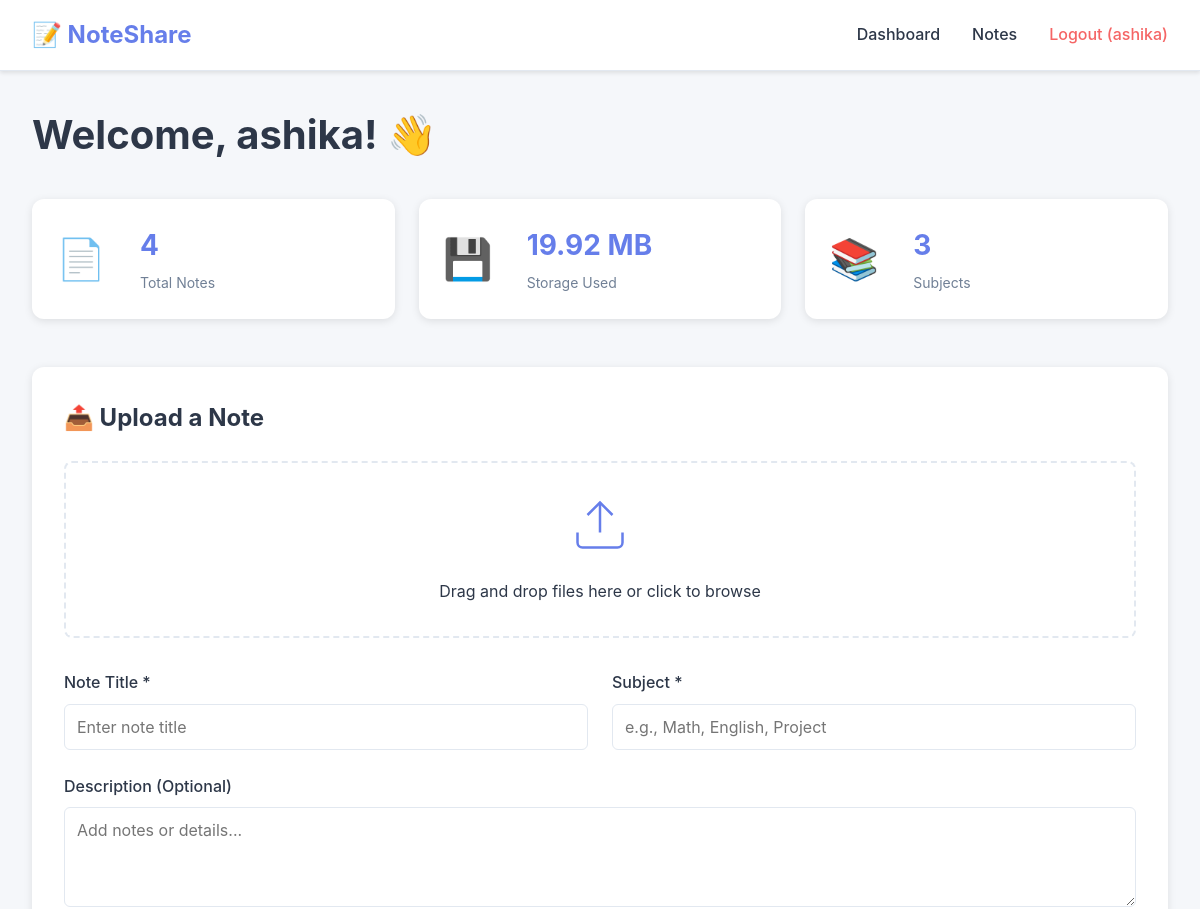
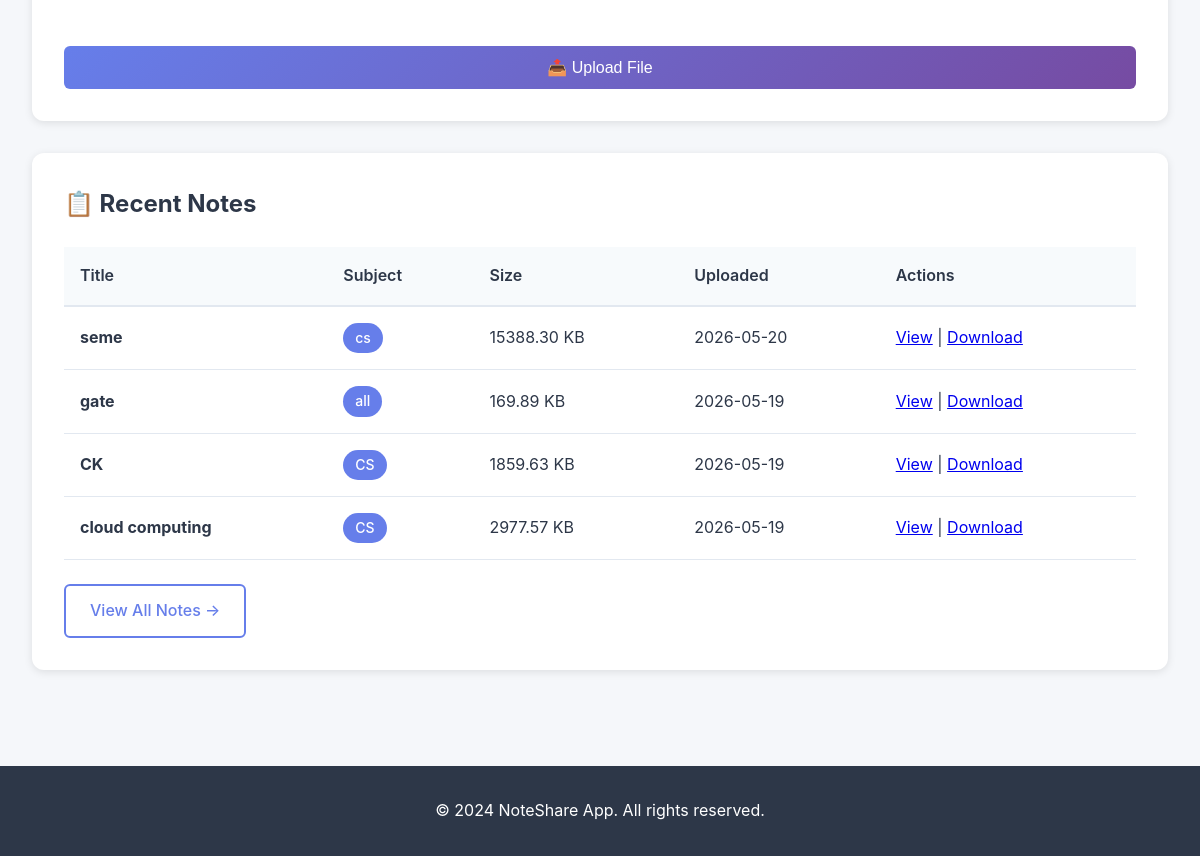
The app's page /dashboard (signed in) with its own data (2 pictures, top to bottom).
### tables this page shows
CREATE TABLE notes (
            id INTEGER PRIMARY KEY AUTOINCREMENT,
            user_id INTEGER NOT NULL,
            title TEXT NOT NULL,
            subject TEXT NOT NULL,
            description TEXT,
            filename TEXT,
            file_path TEXT,
            file_size INTEGER,
            uploaded_at TIMESTAMP DEFAULT CURRENT_TIMESTAMP,
            FOREIGN KEY (user_id) REFERENCES users(id) ON DELETE CASCADE
        );

### app.py (the view)
@app.route('/dashboard')
@login_required
def dashboard():
    user_id = session['user_id']
    conn = get_db_connection()
    cursor = conn.cursor()
    cursor.execute('SELECT COUNT(*) as total FROM notes WHERE user_id = ?', (user_id,))
    total_notes = cursor.fetchone()['total']
    cursor.execute('SELECT SUM(file_size) as total_size FROM notes WHERE user_id = ?', (user_id,))
    total_size = cursor.fetchone()['total_size'] or 0
    cursor.execute('SELECT COUNT(DISTINCT subject) as total FROM notes WHERE user_id = ?', (user_id,))
    total_subjects = cursor.fetchone()['total']
    cursor.execute('''
        SELECT id, title, subject, uploaded_at, file_size
        FROM notes
        WHERE user_id = ?
        ORDER BY uploaded_at DESC
        LIMIT 5
    ''', (user_id,))
    recent_notes = cursor.fetchall()
    conn.close()
    stats = {
        'total_notes': total_notes,
        'total_size': f"{total_size / (1024*1024):.2f}" if total_size > 0 else "0",
        'total_subjects': total_subjects
    }
    return render_template('dashboard.html', stats=stats, recent_notes=recent_notes)

### app.py (called while the page is built)
def get_db_connection():
    conn = sqlite3.connect('notes.db')
    conn.row_factory = sqlite3.Row
    return conn

def login_required(f):
    @wraps(f)
    def decorated_function(*args, **kwargs):
        if 'user_id' not in session:
            return redirect(url_for('login'))
        return f(*args, **kwargs)
    return decorated_function

### templates/dashboard.html (shortened to what this page needs)
{% extends "base.html" %}
{% block content %}
<div class="container">
    <section class="dashboard">
        <h1>Welcome, {{ session.username }}! 👋</h1>
        <div class="stats-grid">
            <div class="stat-card">
                <div class="stat-icon">📄</div>
                <div class="stat-info">
                    <h3 id="statNotes">{{ stats.total_notes }}</h3>
                    <p>Total Notes</p>
                </div>
            </div>
            <div class="stat-card">
                <div class="stat-icon">💾</div>
                <div class="stat-info">
                    <h3 id="statSize">{{ stats.total_size }} MB</h3>
                    <p>Storage Used</p>
                </div>
            </div>
            <div class="stat-card">
                <div class="stat-icon">📚</div>
                <div class="stat-info">
                    <h3 id="statSubjects">{{ stats.total_subjects }}</h3>
                    <p>Subjects</p>
                </div>
            </div>
        </div>
        <div class="upload-section">
            <h2>📤 Upload a Note</h2>
            <form id="uploadForm">
                <div class="upload-area" id="uploadArea">
                    <svg class="upload-icon" viewBox="0 0 24 24" fill="none" stroke="currentColor">
                        <path d="M21 15v4a2 2 0 0 1-2 2H5a2 2 0 0 1-2-2v-4"></path>
                        <polyline points="17 8 12 3 7 8"></polyline>
                        <line x1="12" y1="3" x2="12" y2="15"></line>
                    </svg>
                    <p>Drag and drop files here or click to browse</p>
                </div>
                <div class="upload-form">
                    <div class="form-group">
                        <label for="title">Note Title *</label>
                        <input type="text" id="title" name="title" placeholder="Enter note title" required>
                    </div>
                    <div class="form-group">
                        <label for="subject">Subject *</label>
                        <input type="text" id="subject" name="subject" placeholder="e.g., Math, English, Project" required>
                    </div>
                    <div class="form-group" style="grid-column: 1 / -1;">
                        <label for="description">Description (Optional)</label>
                        <textarea id="description" name="description" placeholder="Add notes or details..."></textarea>
                    </div>
                    <button type="submit" class="btn btn-primary btn-block" id="uploadBtn">📤 Upload File</button>
                </div>
            </form>
        </div>
        {% if recent_notes %}
        <div class="recent-section">
            <h2>📋 Recent Notes</h2>
            <div class="notes-table">
                <table>
                    <thead>
                        <tr>
                            <th>Title</th>
                            <th>Subject</th>
                            <th>Size</th>
                            <th>Uploaded</th>
                            <th>Actions</th>
                        </tr>
                    </thead>
                    <tbody id="recentNotesBody">
                        {% for note in recent_notes %}
                        <tr>
                            <td><strong>{{ note.title }}</strong></td>
                            <td><span class="badge">{{ note.subject }}</span></td>
                            <td>{{ "%.2f"|format(note.file_size / 1024) }} KB</td>
                            <td>{{ note.uploaded_at[:10] }}</td>
                            <td>
                                <a href="{{ url_for('view_note', note_id=note.id) }}" class="btn-link">View</a> |
                                <a href="{{ url_for('download_note', note_id=note.id) }}" class="btn-link">Download</a>
                            </td>
                        </tr>
                        {% endfor %}
                    </tbody>
                </table>
            </div>
            <a href="{{ url_for('notes') }}" class="btn btn-outline">View All Notes →</a>
        </div>
        {% else %}
        <div class="empty-state" style="text-align: center; padding: 3rem; background: white; border-radius: 12px; margin-top: 2rem;">
            <p style="font-size: 1.125rem; color: #718096; margin-bottom: 1rem;">No notes yet. Upload your first note above! 📝</p>
        </div>
        {% endif %}
    </section>
</div>
{% endblock %}

### templates/base.html (shortened to what this page needs)
<!DOCTYPE html>
<html lang="en">
<head>
    <link rel="stylesheet" href="{{ url_for('static', filename='css/style.css') }}">
</head>
<body>
    {% if 'user_id' in session %}
    <nav class="navbar">
        <div class="container">
            <div class="navbar-brand">
                <a href="{{ url_for('dashboard') }}" class="logo">📝 NoteShare</a>
            </div>
            <ul class="navbar-menu">
                <li><a href="{{ url_for('dashboard') }}" class="nav-link">Dashboard</a></li>
                <li><a href="{{ url_for('notes') }}" class="nav-link">Notes</a></li>
                <li><a href="{{ url_for('logout') }}" class="nav-link logout">Logout ({{ session.username }})</a></li>
            </ul>
        </div>
    </nav>
    {% endif %}
    <main class="main-content">
        {% block content %}{% endblock %}
    </main>
    <footer class="footer">
        <p>&copy; 2024 NoteShare App. All rights reserved.</p>
    </footer>
</body>
</html>

### static/css/style.css (style rules this page uses)
* { margin: 0; padding: 0; box-sizing: border-box; }
:root { --primary: #667eea; --primary-dark: #5568d3; --secondary: #764ba2; --success: #48bb78; --danger: #f56565; --warning: #ed8936; --info: #4299e1; --light: #f7fafc; --dark: #2d3748; --border: #e2e8f0; --text: #2d3748; }
body { font-family: -apple-system, BlinkMacSystemFont, 'Segoe UI', Roboto, Oxygen, Ubuntu, Cantarell, sans-serif; background-color: #f5f7fa; color: var(--text); line-height: 1.6; }
.navbar { background: white; border-bottom: 1px solid var(--border); padding: 1rem 0; box-shadow: 0 2px 4px rgba(0, 0, 0, 0.1); position: sticky; top: 0; z-index: 100; }
.navbar .container { display: flex; justify-content: space-between; align-items: center; max-width: 1200px; margin: 0 auto; padding: 0 2rem; }
.navbar-brand { font-size: 1.5rem; font-weight: bold; }
.logo { color: var(--primary); text-decoration: none; transition: color 0.3s; }
.navbar-menu { list-style: none; display: flex; gap: 2rem; align-items: center; }
.nav-link { color: var(--text); text-decoration: none; transition: color 0.3s; font-weight: 500; }
.nav-link.logout { color: var(--danger); }
.container { max-width: 1200px; margin: 0 auto; padding: 2rem; }
.main-content { min-height: calc(100vh - 200px); }
.btn { display: inline-block; padding: 0.75rem 1.5rem; border: none; border-radius: 6px; font-size: 1rem; font-weight: 500; cursor: pointer; transition: all 0.3s ease; text-decoration: none; text-align: center; }
.btn-primary { background: linear-gradient(135deg, var(--primary), var(--secondary)); color: white; }
.btn-outline { background-color: transparent; color: var(--primary); border: 2px solid var(--primary); }
.btn-block { width: 100%; }
.form-group { margin-bottom: 1.5rem; }
.form-group label { display: block; margin-bottom: 0.5rem; font-weight: 500; color: var(--text); }
.form-group input, .form-group textarea, .form-group select { width: 100%; padding: 0.75rem; border: 1px solid var(--border); border-radius: 6px; font-size: 1rem; font-family: inherit; transition: border-color 0.3s; }
.form-group textarea { resize: vertical; min-height: 100px; }
.badge { display: inline-block; padding: 0.25rem 0.75rem; background-color: var(--primary); color: white; border-radius: 20px; font-size: 0.875rem; font-weight: 500; }
.dashboard h1 { font-size: 2.5rem; margin-bottom: 2rem; color: var(--dark); }
.stats-grid { display: grid; grid-template-columns: repeat(auto-fit, minmax(200px, 1fr)); gap: 1.5rem; margin-bottom: 3rem; }
.stat-card { background: white; padding: 1.5rem; border-radius: 12px; box-shadow: 0 2px 8px rgba(0, 0, 0, 0.1); display: flex; align-items: center; gap: 1.5rem; transition: transform 0.3s; }
.stat-icon { font-size: 2.5rem; min-width: 60px; }
.stat-info h3 { font-size: 1.75rem; margin-bottom: 0.25rem; color: var(--primary); }
.stat-info p { color: #718096; font-size: 0.875rem; }
.upload-section { background: white; padding: 2rem; border-radius: 12px; margin-bottom: 2rem; box-shadow: 0 2px 8px rgba(0, 0, 0, 0.1); }
.upload-section h2 { margin-bottom: 1.5rem; color: var(--dark); }
.upload-area { border: 2px dashed var(--border); border-radius: 8px; padding: 2rem; text-align: center; cursor: pointer; transition: all 0.3s; margin-bottom: 2rem; }
.upload-icon { width: 60px; height: 60px; color: var(--primary); margin-bottom: 1rem; }
.upload-form { display: grid; grid-template-columns: 1fr 1fr; gap: 1.5rem; }
.upload-form .form-group { margin-bottom: 0; }
.upload-form textarea { grid-column: 1 / -1; }
.upload-form button { grid-column: 1 / -1; margin-top: 1rem; }
.recent-section { background: white; padding: 2rem; border-radius: 12px; box-shadow: 0 2px 8px rgba(0, 0, 0, 0.1); }
.recent-section h2 { margin-bottom: 1.5rem; color: var(--dark); }
.notes-table { overflow-x: auto; margin-bottom: 1.5rem; }
.notes-table table { width: 100%; border-collapse: collapse; }
.notes-table th { background-color: var(--light); padding: 1rem; text-align: left; font-weight: 600; color: var(--text); border-bottom: 2px solid var(--border); }
.notes-table td { padding: 1rem; border-bottom: 1px solid var(--border); }
.footer { background-color: var(--dark); color: white; text-align: center; padding: 2rem; margin-top: 4rem; }

### records on screen
notes: title "seme", subject "cs", note.file_size/1024 "15388.30", uploaded_at "2026-05-20"
notes: title "gate", subject "all", note.file_size/1024 "169.89", uploaded_at "2026-05-19"
notes: title "CK", subject "CS", note.file_size/1024 "1859.63", uploaded_at "2026-05-19"
notes: title "cloud computing", subject "CS", note.file_size/1024 "2977.57", uploaded_at "2026-05-19"

### other values on screen
{{ session.username }} "ashika"
{{ stats.total_notes }} "4"
{{ stats.total_size }} "19.92"
{{ stats.total_subjects }} "3"
